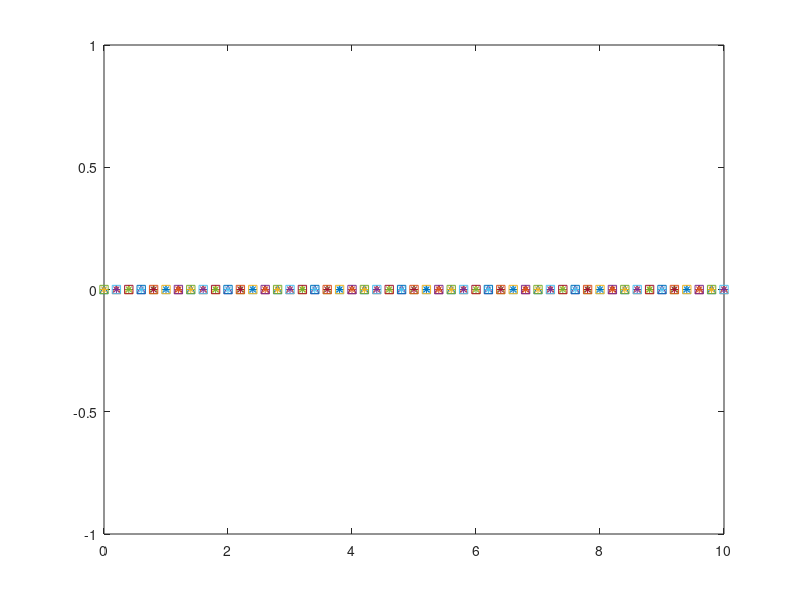

This figure's MATLAB source:
function [] = calculate_errors ()
  
  eul = 1;
  tEul = 1;
  bEul = 1;
  error1 = 0;
  error2 = 0;
  error3 = 0;
  
  
  for x = 0:0.2:10
    
    if (x!=0)
      f = eul + 0.2*((x-0.2)/eul);
      eul = f;  
      g = sqrt((x+0.2)^2 + 1);
    else
      g = 1;
    endif
    sfalma1 = g - eul;
    plot(x,error1,'^');
    hold on
    
  endfor
  
  
  for x = 0:0.2:10
    
    if (x!=0)
      f = tEul + 0.2*((x - 0.1)/(tEul + 0.1*((x-0.2)/tEul)));
      tEul = f;
      g = sqrt((x+0.2)^2 + 1);
    else
      g = 1;
    endif
    sfalma2 = g - tEul;
    plot(x,error2,'*');
    hold on
    
  endfor
  
   
  for x = 0:0.2:10
    
    if (x!=0)
      f = bEul + 0.1*((x-0.2)/bEul) + 0.1*(x/(bEul + 0.2*((x-0.2)/bEul)));
      bEul = f;  
      g = sqrt((x+0.2)^2 + 1);
    else
      g = 1;
    endif
    sfalma3 = g - bEul;
    plot(x,error3,'s');
    hold on
    
  endfor

endfunction